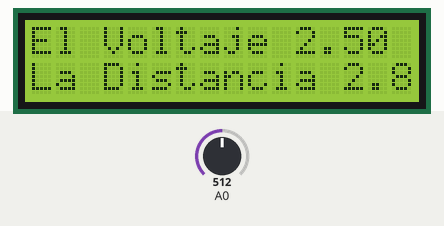
A sketch run on a simulated Arduino Uno, built with avr-gcc and run on an emulated ATmega328P. Parts: 16×2 character LCD. Inputs (shaded band) come from the test bench; at power-on: A0 = 512. What the sketch prints to the serial monitor is not drawn.

Above: at 1.6 s.
1.7 s: A0 set to 716
At 2.6 s:
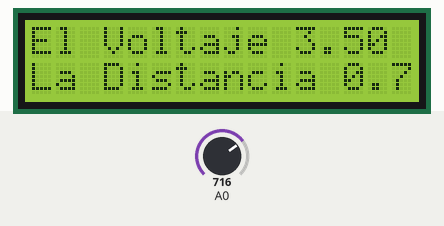
3.5 s: A0 set to 900
At 4.6 s:
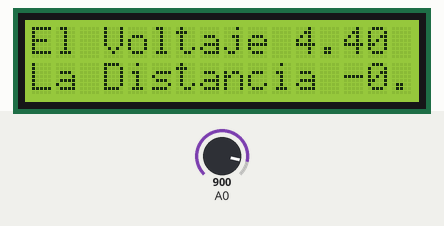
5.5 s: A0 set to 1023
At 6.6 s:
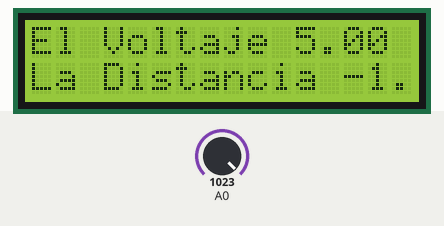
Timing chart, 0 to 8.5 s (numbered marks = the images above; inputs shaded):
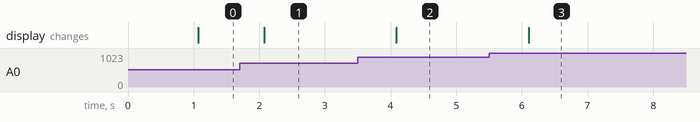

Measured:
- after the input at 1.7 s, the display: changes after 0.38 s (image 1)
- after the input at 3.5 s, the display: changes after 0.59 s (image 2)
- after the input at 5.5 s, the display: changes after 0.60 s (image 3)

The sketch:

1.1.ino
```cpp
#include <LiquidCrystal.h>


LiquidCrystal lcd(12, 11, 5, 4, 3, 2);
void setup() {
 pinMode(A0,INPUT);
 lcd.begin(16, 2);
 Serial.begin(9600);

}

void loop() {
  float X,A,B;
  float D=.0146;
  float H=.5322;
  float Y=3.8889;
  delay(1000);
  X=analogRead(A0);
  X=X*(5.0/1023.0);
  lcd.setCursor(0,0);
  lcd.print("El Voltaje :");
  lcd.setCursor(11,0);
  lcd.print(X);

  Y=Y-X;
  A = (H + sqrt( (H*H) - (4 * D * Y) ) ) / (2.0 * D);
  B = (H - sqrt( (H*H) - (4 * D * Y) ) ) / (2.0 * D);
   Serial.print(" X1 ");
   Serial.println(A);
   Serial.print(" x2 ");
   Serial.println(B);
   lcd.setCursor(0,1);
   lcd.print("La Distancia :");
   lcd.setCursor(13,1);
   lcd.print(B);

 }
```
